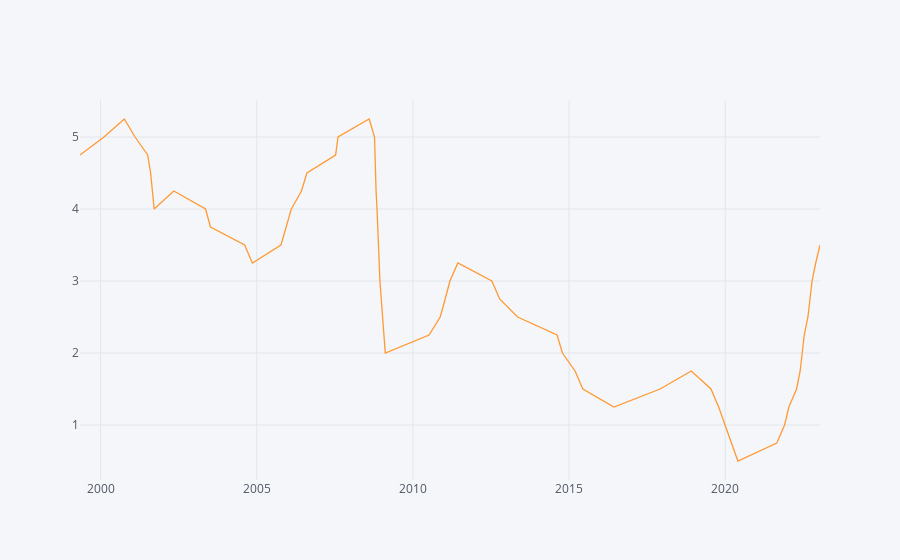

Notebook source saved alongside this figure:
### Code cell
import chart_studio.plotly as py
import cufflinks as cf
cf.go_offline(connected=True)

df.iplot(kind='scatter') # 시각화를 통해 기준금리 동향 파악

### Figure 1 — Plotly figure (JSON) as saved in the notebook; plotly's stock layout.template omitted (floating-point values rounded to 4 significant figures)
{"data": [{"line": {"color": "rgba(255, 153, 51, 1.0)", "dash": "solid", "shape": "linear", "width": 1.3}, "mode": "lines", "name": "rp", "text": "", "type": "scatter", "x": ["1999-05-06", "2000-02-10", "2000-10-05", "2001-02-08", "2001-07-05", "2001-08-09", "2001-09-19", "2002-05-07", "2003-05-13", "2003-07-10", "2004-08-12", "2004-11-11", "2005-10-11", "2005-12-08", "2006-02-09", "2006-06-08", "2006-08-10", "2007-07-12", "2007-08-09", "2008-08-07", "2008-10-09", "2008-10-27", "2008-11-07", "2008-12-11", "2009-01-09", "2009-02-12", "2010-07-09", "2010-11-16", "2011-01-13", "2011-03-10", "2011-06-10", "2012-07-12", "2012-10-11", "2013-05-09", "2014-08-14", "2014-10-15", "2015-03-12", "2015-06-11", "2016-06-09", "2017-11-30", "2018-11-30", "2019-07-18", "2019-10-16", "2020-03-17", "2020-05-28", "2021-08-26", "2021-11-25", "2022-01-14", "2022-04-14", "2022-05-26", "2022-07-13", "2022-08-25", "2022-10-12", "2022-11-24", "2023-01-13"], "y": [4.75, 5, 5.25, 5, 4.75, 4.5, 4, 4.25, 4, 3.75, 3.5, 3.25, 3.5, 3.75, 4, 4.25, 4.5, 4.75, 5, 5.25, 5, 4.25, 4, 3, 2.5, 2, 2.25, 2.5, 2.75, 3, 3.25, 3, 2.75, 2.5, 2.25, 2, 1.75, 1.5, 1.25, 1.5, 1.75, 1.5, 1.25, 0.75, 0.5, 0.75, 1, 1.25, 1.5, 1.75, 2.25, 2.5, 3, 3.25, 3.5]}], "layout": {"legend": {"bgcolor": "#F5F6F9", "font": {"color": "#4D5663"}}, "paper_bgcolor": "#F5F6F9", "plot_bgcolor": "#F5F6F9", "title": {"font": {"color": "#4D5663"}}, "xaxis": {"gridcolor": "#E1E5ED", "showgrid": true, "tickfont": {"color": "#4D5663"}, "title": {"font": {"color": "#4D5663"}, "text": ""}, "zerolinecolor": "#E1E5ED"}, "yaxis": {"gridcolor": "#E1E5ED", "showgrid": true, "tickfont": {"color": "#4D5663"}, "title": {"font": {"color": "#4D5663"}, "text": ""}, "zerolinecolor": "#E1E5ED"}}}
